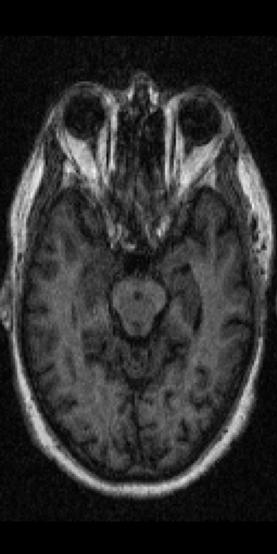
#> input picture archive (5)/GAN-Traning Images/OAS2_0007_MR1_y_slice_129.jpg, 277 x 554 px
$ python preprocess.py --image-dir 'archive (5)/GAN-Traning Images' --out-dir out
#> lines starting #> are read from the running program, lines starting #| are printed output that depends on the picture
#!/usr/bin/env python3
"""
Fast parallel preprocessing for MRI images and clinical CSV.

Saves per-sample `.npz` files by default for low-memory, fast I/O.

Usage (example):
  python preprocess.py --image-dir data/images --csv clinical.csv --out-dir preproc --workers 8

Features:
- Supports NIfTI (.nii, .nii.gz), DICOM (.dcm), and common image types (.png, .jpg)
- Uses multiprocessing to process images in parallel
- Handles 3D volumes by taking central axial slice
- Normalizes images (0-1) and z-score standardization
"""
import argparse
import os
from pathlib import Path
import numpy as np
import pandas as pd
from concurrent.futures import ProcessPoolExecutor, as_completed
from functools import partial
from tqdm import tqdm

try:
    import nibabel as nib
except Exception:
    nib = None

try:
    import pydicom
except Exception:
    pydicom = None

from PIL import Image


IMG_EXTS = ('.nii', '.nii.gz', '.dcm', '.png', '.jpg', '.jpeg', '.tiff')
IGNORE_CSV_NAMES = {'housing.csv'}


def find_image_files(image_dir):
    p = Path(image_dir)
    files = [str(x) for x in p.rglob('*') if x.suffix.lower() in {'.png', '.jpg', '.jpeg', '.tiff', '.dcm'} or x.name.lower().endswith('.nii.gz') or x.suffix.lower() == '.nii']
    return files


def load_image(path):
    path = str(path)
    lower = path.lower()
    if lower.endswith('.nii') or lower.endswith('.nii.gz'):
        if nib is None:
            raise ImportError('nibabel required to read NIfTI files')
        img = nib.load(path).get_fdata()
        return img
    if lower.endswith('.dcm'):
        if pydicom is None:
            raise ImportError('pydicom required to read DICOM files')
        ds = pydicom.dcmread(path)
        arr = ds.pixel_array
        return arr
    # fallback to PIL for 2D images
    img = Image.open(path).convert('L')
    return np.array(img)


# [12 lines left out: function center_slice, not called in this run]


def process_one(path, out_dir, img_size, id_key=None, save_per_sample=True):
    try:
        arr = load_image(path)
    except Exception as e:
        return {'path': path, 'error': str(e)}

    if arr is None:
        return {'path': path, 'error': 'empty'}

    if arr.ndim >= 3:
        arr = center_slice(arr)

    # convert to float32
    arr = arr.astype('float32')

    # resize using PIL
    img = Image.fromarray(np.nan_to_num(arr).astype('float32'))
    if img_size is not None:
        img = img.resize((img_size, img_size), Image.BILINEAR)
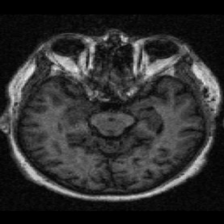
#> img: PIL image 224x224 F; min 0, max 237.6, mean 46.3
    arr = np.array(img)

    # normalize 0-1
    mn = arr.min()
#> mn = 0
    mx = arr.max()
#> mx = 237.6
    if mx > mn:
        arr = (arr - mn) / (mx - mn)
#> arr: shape (224, 224) float32
    else:
        arr = arr * 0.0

    # z-score
    mean = arr.mean()
#> mean = 0.195
    std = arr.std() if arr.std() > 0 else 1.0
#> std = 0.187
    arr = (arr - mean) / std

    # prepare saving
    fname = Path(path).stem
    out_dir = Path(out_dir)
    out_dir.mkdir(parents=True, exist_ok=True)
    if save_per_sample:
        out_path = out_dir / f"{fname}.npz"
        np.savez_compressed(out_path, image=arr, mean=mean, std=std, src=path)
        return {'path': path, 'out': str(out_path)}
    else:
        # return in-memory
        return {'path': path, 'image': arr, 'mean': mean, 'std': std}


# [61 lines left out: functions group_and_save_in_memory, merge_with_csv, not called in this run]


def parse_args():
    p = argparse.ArgumentParser(description='Fast parallel preprocessing')
    p.add_argument('--image-dir', required=True)
    p.add_argument('--csv', required=False, help='Clinical CSV to merge')
    p.add_argument('--out-dir', required=True)
    p.add_argument('--img-size', type=int, default=224)
    p.add_argument('--workers', type=int, default=8)
    p.add_argument('--save-per-sample', action='store_true')
    p.add_argument('--id-column', default='image_id', help='column in CSV matching file stem')
    return p.parse_args()


def main():
    args = parse_args()
    files = find_image_files(args.image_dir)
    if not files:
        print('No image files found in', args.image_dir)
        return

    process = partial(process_one, out_dir=args.out_dir, img_size=args.img_size, save_per_sample=True)

    results = []
    with ProcessPoolExecutor(max_workers=args.workers) as ex:
        futures = {ex.submit(process, f): f for f in files}
#> call 2 of process_one, with out_dir = 'out', img_size = 224, save_per_sample = True
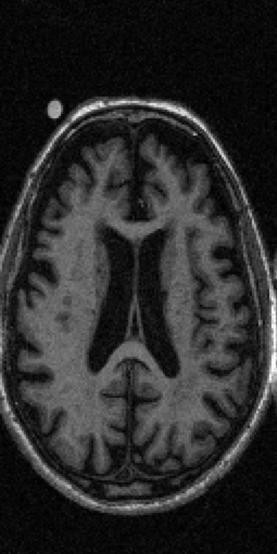
#> input picture archive (5)/GAN-Traning Images/OAS2_0016_MR2_y_slice_146.jpg, 277 x 554 px
#> in process_one (call 2), `img = img.resize((img_size, img_size), Image.BILINEAR)`:
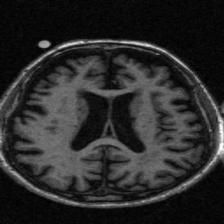
#> img: PIL image 224x224 F; min 0.856, max 253.4, mean 42.8
#> in process_one (call 2), `mn = arr.min()`: mn = 0.856
#> in process_one (call 2), `mx = arr.max()`: mx = 253.4
#> in process_one (call 2), `mean = arr.mean()`: mean = 0.166
#> in process_one (call 2), `std = arr.std() if arr.std() > 0 else 1.0`: std = 0.155
        for fut in tqdm(as_completed(futures), total=len(futures)):
            try:
                r = fut.result()
            except Exception as e:
                r = {'path': str(futures[fut]), 'error': str(e)}
            results.append(r)

    errors = [r for r in results if 'error' in r]
    print(f'Processed: {len(results)-len(errors)}; Errors: {len(errors)}')
    if args.csv:
        meta = merge_with_csv(args.out_dir, args.csv, id_column=args.id_column)
        if meta:
            print('Wrote metadata to', meta)
        else:
            print('Metadata merge skipped because the CSV does not contain a valid image identifier column.')


if __name__ == '__main__':
    main()
